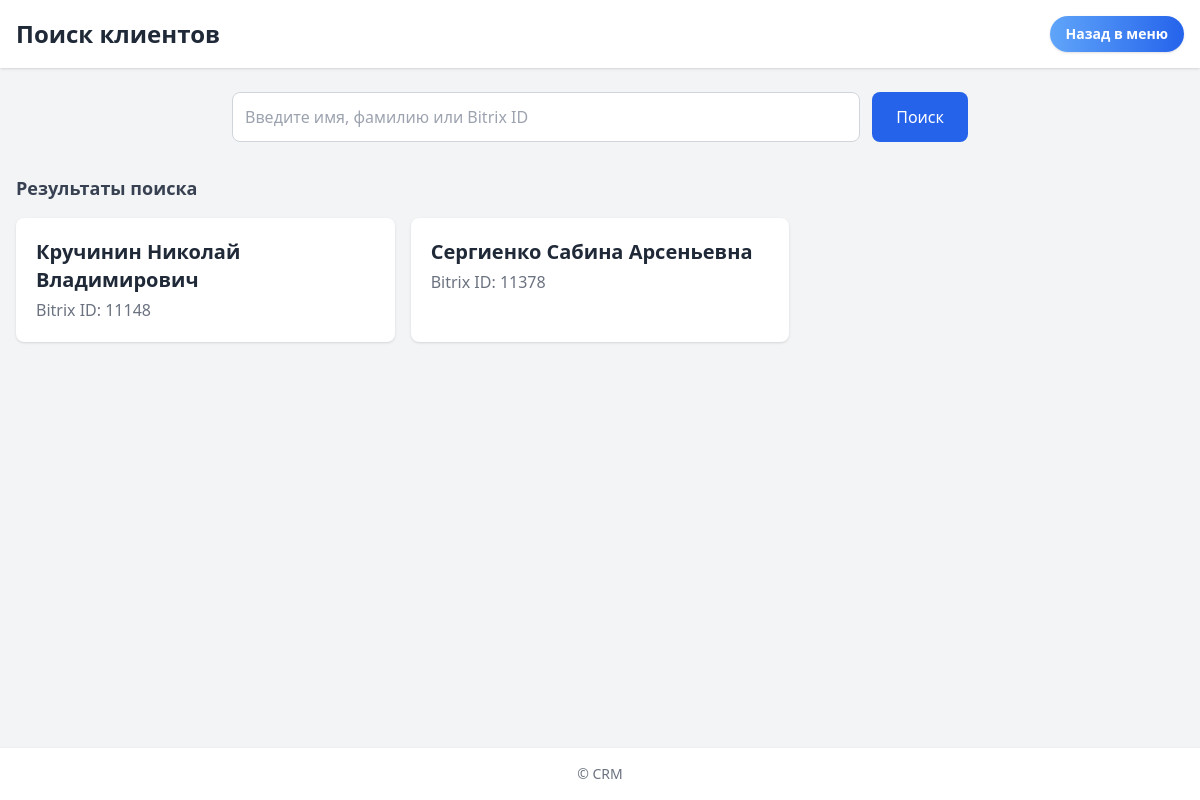
The app's page /client_search/ with its own data.
### clients/models.py (models this page shows, shortened)
class Client(models.Model):
    user = models.OneToOneField(User, on_delete=models.CASCADE, related_name='client')
    name = models.CharField(max_length=100)
    surname = models.CharField(max_length=100)
    middlename = models.CharField(max_length=100, blank=True, null=True)
    bitrix_id = models.CharField(max_length=255, null=True, blank=True)
    stage = models.ForeignKey("StageTemplate", on_delete=models.SET_NULL, null=True, blank=True)
    referral_code = models.UUIDField(default=uuid.uuid4, unique=True, editable=False)
    old_id = models.PositiveIntegerField(
        null=True,
        blank=True,
        unique=True,
        db_index=True,
        help_text="ID клиента в старой системе"
    )
    need_stage_popup = models.BooleanField(default=False, help_text="Нужно ли показать попап при входе")
    stage_popup_shown = models.BooleanField(default=False, help_text="Попап показан и закрыт пользователем")
    acquiring_enabled = models.BooleanField(
        default=False,
        help_text="Доступен ли эквайринг для клиента"
    )
    history = HistoricalRecords()
    class Meta:
        constraints = [
            models.UniqueConstraint(
                fields=['bitrix_id'],
                condition=~Q(bitrix_id=None),
                name='unique_bitrix_id_not_null'
            )
        ]

### payments/views.py (the view)
# urls.py: path('client_search/', client_search_view, name='client_search'),
@csrf_exempt
def client_search_view(request):
    q = (request.GET.get('q') or '').strip().lower()
    if q:
        results = [
            client for client in Client.objects.all()
            if (
                (client.name and q in client.name.lower()) or
                (client.surname and q in client.surname.lower()) or
                (client.middlename and q in client.middlename.lower()) or
                (client.bitrix_id and q in str(client.bitrix_id).lower())
            )
        ]
    else:
        results = Client.objects.all().order_by('surname', 'name')
    return render(request, 'client_search.html', {
        'query': q,
        'results': results
    })

### payments/templates/client_search.html (shortened to what this page needs)
{% load static %}
<!DOCTYPE html>
<html lang="ru">
<head>
    <script src="https://cdn.tailwindcss.com"></script>
</head>
<body class="bg-gray-100 min-h-screen flex flex-col">
    <header class="bg-white shadow p-4">
        <div class="max-w-7xl mx-auto flex items-center justify-between">
            <h1 class="text-2xl font-bold text-gray-800">Поиск клиентов</h1>
            <div class="flex items-center gap-4">
                <a href="{% url 'admin_dashboard' %}"
                   class="px-4 py-2 bg-gradient-to-r from-blue-400 to-blue-600 text-white rounded-full shadow hover:from-blue-500 hover:to-blue-700 transition text-sm font-semibold">
                    Назад в меню
                </a>
            </div>
        </div>
    </header>
    <section class="max-w-3xl mx-auto mt-6 w-full px-4">
        <form method="get" action="{% url 'client_search' %}" class="flex flex-col sm:flex-row gap-3">
            <input
                type="text"
                name="q"
                value="{{ query }}"
                placeholder="Введите имя, фамилию или Bitrix ID"
                class="flex-1 p-3 rounded-lg border border-gray-300 focus:outline-none focus:ring-2 focus:ring-blue-500"
            >
            <button
                type="submit"
                class="bg-blue-600 text-white px-6 py-3 rounded-lg hover:bg-blue-700 transition duration-200"
            >
                Поиск
            </button>
        </form>
    </section>
    <section class="max-w-7xl mx-auto mt-8 w-full px-4 flex-1">
        {% if results %}
            <h2 class="text-lg font-semibold text-gray-700 mb-4">Результаты поиска</h2>
            <div class="grid gap-4 sm:grid-cols-2 lg:grid-cols-3">
                {% for client in results %}
                    <a href="{% url 'client_admin_view' client.id %}"
                       class="bg-white p-5 rounded-lg shadow hover:shadow-lg transition duration-200 block">
                        <h3 class="text-xl font-bold text-gray-800">
                            {{ client.surname }} {{ client.name }}{% if client.middlename %} {{ client.middlename }}{% endif %}
                        </h3>
                        <p class="text-gray-500 mt-1">Bitrix ID: {{ client.bitrix_id }}</p>
                    </a>
                {% endfor %}
            </div>
        {% elif query %}
            <p class="text-gray-500 mt-4">Ничего не найдено</p>
        {% endif %}
    </section>
    <footer class="bg-white shadow mt-10 p-4 text-center text-gray-500 text-sm">
        © {{ now|date:"Y" }} CRM
    </footer>
</body>
</html>

### records on screen
Client: surname "Кручинин", name "Николай", middlename "Владимирович", bitrix_id "11148"
Client: surname "Сергиенко", name "Сабина", middlename "Арсеньевна", bitrix_id "11378"
